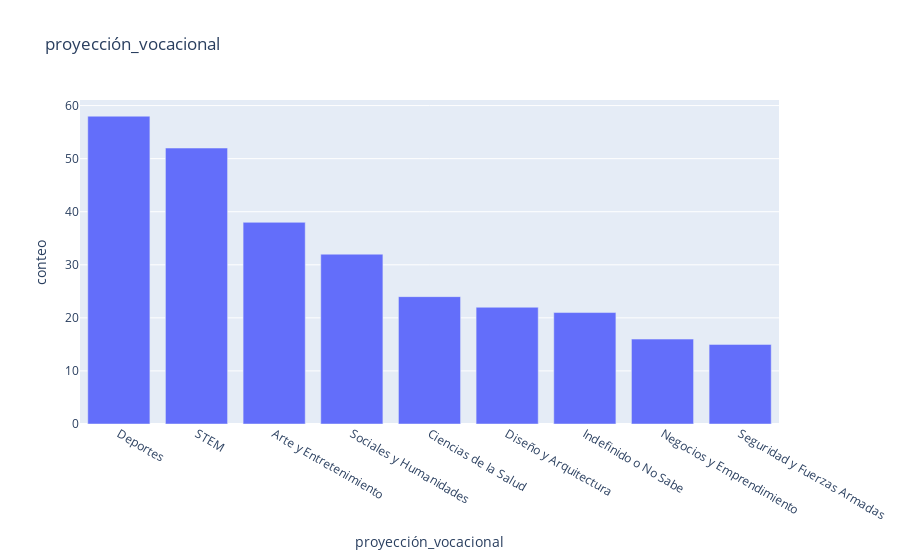

Notebook source saved alongside this figure:
### Markdown cell above
### Proyección vocacional

### Code cell
eda.plot_barplots(df, ['proyección_vocacional'])

### Figure 1 — Plotly figure (JSON) as saved in the notebook; plotly's stock layout.template omitted (floating-point values rounded to 4 significant figures)
{"data": [{"hovertemplate": "proyección_vocacional=%{x}<br>conteo=%{y}<extra></extra>", "legendgroup": "", "marker": {"color": "#636efa", "pattern": {"shape": ""}}, "name": "", "orientation": "v", "showlegend": false, "textposition": "auto", "type": "bar", "x": ["Deportes", "STEM", "Arte y Entretenimiento", "Sociales y Humanidades", "Ciencias de la Salud", "Diseño y Arquitectura", "Indefinido o No Sabe", "Negocios y Emprendimiento", "Seguridad y Fuerzas Armadas"], "xaxis": "x", "y": [58, 52, 38, 32, 24, 22, 21, 16, 15], "yaxis": "y"}], "layout": {"barmode": "relative", "legend": {"tracegroupgap": 0}, "title": {"text": "proyección_vocacional"}, "xaxis": {"anchor": "y", "domain": [0, 1], "title": {"text": "proyección_vocacional"}}, "yaxis": {"anchor": "x", "domain": [0, 1], "title": {"text": "conteo"}}}}
